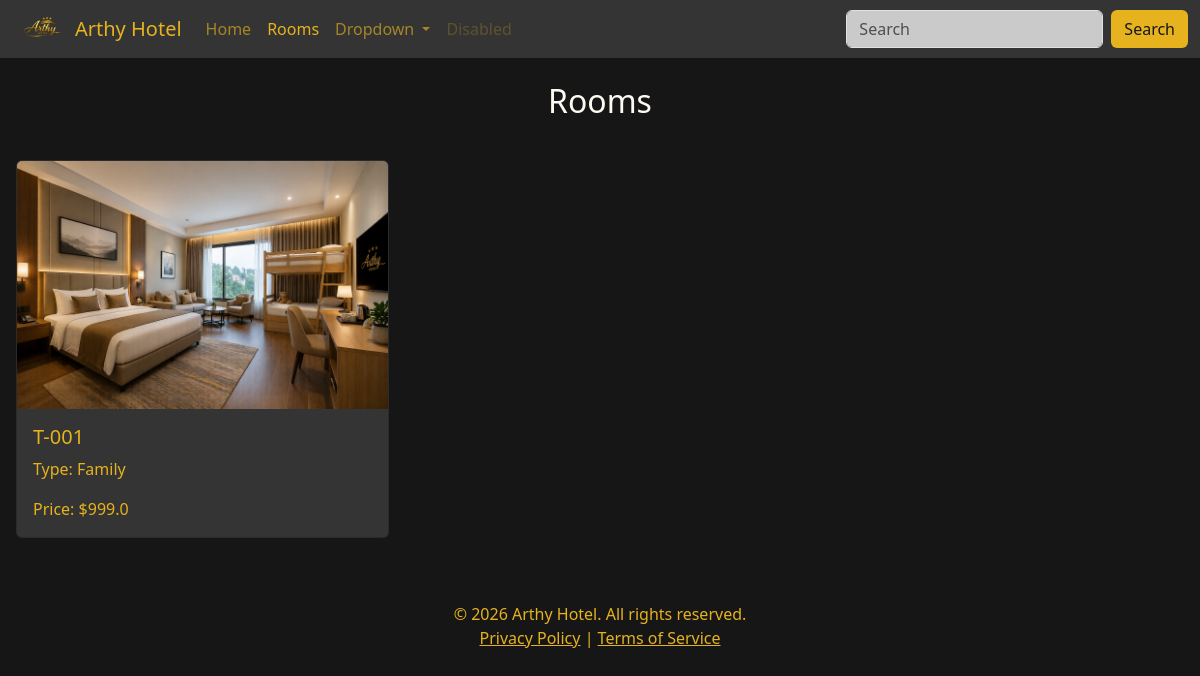
The page /roomList/ on the database as committed earlier.
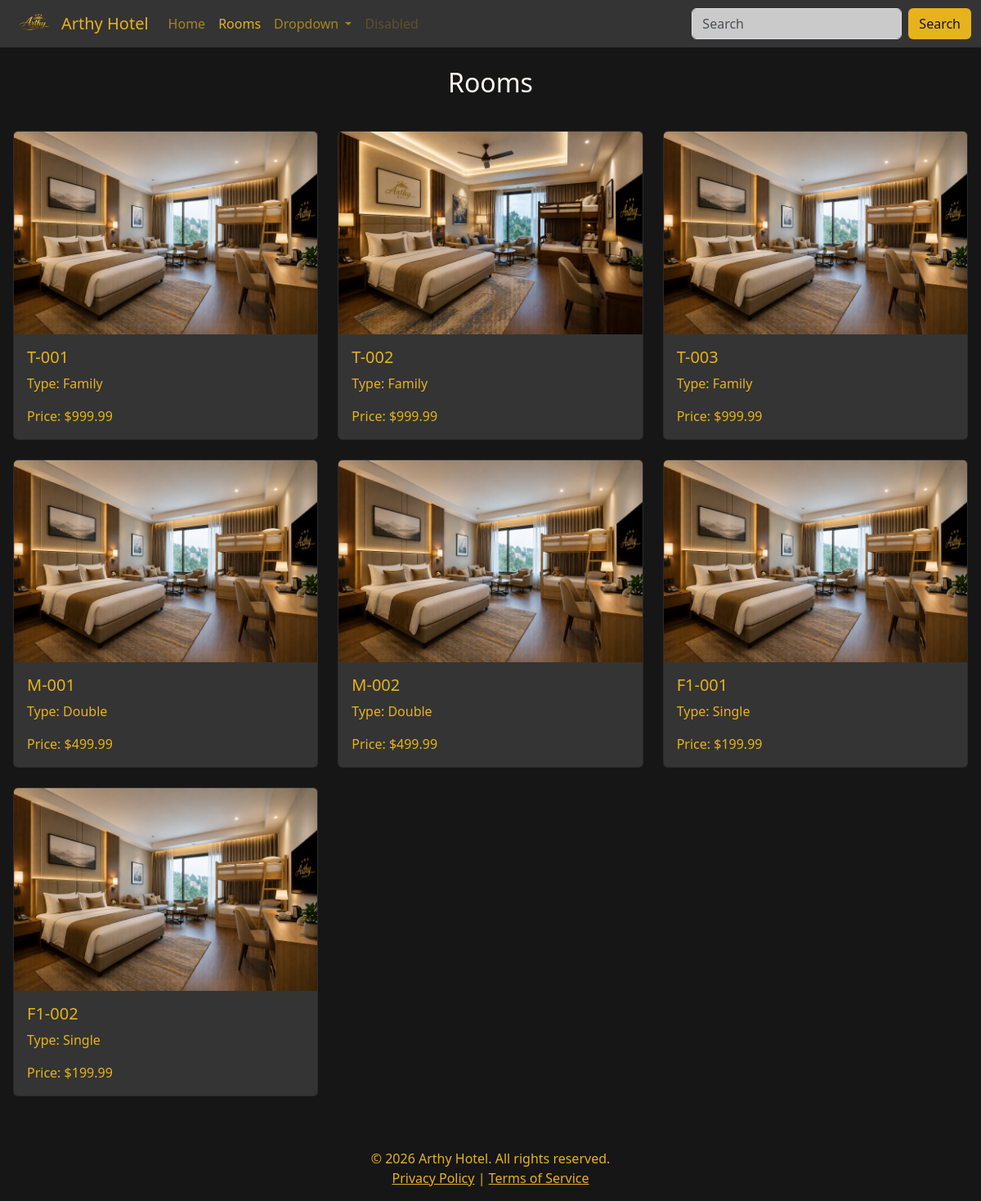
The same page on the database as committed later.
### room/models.py (models this page shows)
class Room(models.Model):
    ROOM_TYPE = [
        ('Single', 'Single'),
        ('Double', 'Double'),
        ('Family', 'Family'),
    ]
    roomNo = models.CharField(max_length=10)
    roomType = models.CharField(max_length=10, choices=ROOM_TYPE, default='Single')
    price = models.FloatField()
    roomPic = models.ImageField(upload_to='Room_Img/', null=True, blank=True)

### room/views.py (the view)
# urls.py: path('roomList/', views.roomList, name='room_list'),
def roomList(request):
    query = request.GET.get('q')
    if query:
        rooms = Room.objects.filter(roomType__icontains=query)
    else:
        rooms = Room.objects.all()
    paginator = Paginator(rooms, 9)
    page_number = request.GET.get('page')
    page_obj = paginator.get_page(page_number)
    return render(request, 'hotel_rooms.html', {'rooms': page_obj})

### room/templates/hotel_rooms.html (shortened to what this page needs)
<!doctype html>
<html lang="en">
  {% load static %}
  <head>
    <link
      href="https://cdn.jsdelivr.net/npm/bootstrap@5.3.8/dist/css/bootstrap.min.css"
      rel="stylesheet"
    />
  </head>
  <body>
    <nav class="navbar navbar-expand-lg bg-body-tertiary">
      <div class="container-fluid">
        <img
          src="{% static 'photos/Logo.png' %}"
          alt="Hotel Logo"
          width="63"
          height="42"
          class="d-inline-block align-text-top"
        />
        <a class="navbar-brand" href="#" style="color: #e6b31e">Arthy Hotel</a>
        <div class="collapse navbar-collapse" id="navbarSupportedContent">
          <ul class="navbar-nav me-auto mb-2 mb-lg-0">
            <li class="nav-item">
              <a
                class="nav-link active"
                aria-current="page"
                href="{% url 'welcome' %}"
                style="color: #e6b41ea3"
                >Home</a
              >
            </li>
            <li class="nav-item">
              <a
                class="nav-link"
                href="{% url 'room_list' %}"
                style="color: #e6b31e"
                >Rooms</a
              >
            </li>
            <li class="nav-item dropdown">
              <a
                class="nav-link dropdown-toggle"
                href="#"
                role="button"
                data-bs-toggle="dropdown"
                aria-expanded="false"
                style="color: #e6b41ea3"
              >
                Dropdown
              </a>
            </li>
            <li class="nav-item">
              <a
                class="nav-link disabled"
                aria-disabled="true"
                style="color: #e6b41e3c"
                >Disabled</a
              >
            </li>
          </ul>
          <form class="d-flex" role="search">
            <input
              class="form-control me-2"
              type="search"
              placeholder="Search"
              aria-label="Search"
              style="background-color: #cacaca"
            />
            <button
              class="btn btn-outline"
              type="submit"
              style="background-color: #e6b31e; color: #161617"
            >
              Search
            </button>
          </form>
        </div>
      </div>
    </nav>
    <h2 class="text-center mt-4 mb-4" style="color: #fcfaf1">Rooms</h2>
    <div class="row row-cols-1 row-cols-md-3 g-4 p-3">
      {% for room in rooms %}
      <div class="col">
        <div
          class="card h-100"
          style="background-color: #343434; color: #e6b31e"
        >
          {% if room.roomPic %}
          <img
            src="{{ room.roomPic.url }}"
            class="card-img-top"
            alt="{{ room.roomNo }}"
          />
          {% else %}
          <img
            src="{% static 'photos/default_room.jpg' %}"
            class="card-img-top"
            alt="Default Room Image"
          />
          {% endif %}
          <div class="card-body">
            <h5 class="card-title">{{ room.roomNo }}</h5>
            <p class="card-text">Type: {{ room.roomType }}</p>
            <p class="card-text">Price: ${{ room.price }}</p>
          </div>
        </div>
      </div>
      {% endfor %}
    </div>
    <footer class="text-center mt-5 mb-3" style="color: #e6b31e">
      &copy; 2026 Arthy Hotel. All rights reserved.
      <br />
      <a href="#" style="color: #e6b31e">Privacy Policy</a> |
      <a href="#" style="color: #e6b31e">Terms of Service</a>
    </footer>
  </body>
</html>

### room/templates/hotel_rooms.html (style rules this page uses)
body { font-family: "Segoe UI", Tahoma, Geneva, Verdana, sans-serif; background-color: #161617; }
.navbar { background-color: #343434 !important; }

Rows that differ between the two databases and show on the page:
removed Room: roomNo "T-001", roomType "Family", price "999.0"
added Room: roomPic (picture), roomNo "T-001", roomType "Family", price "999.99"
added Room: roomPic (picture), roomNo "T-002", roomType "Family", price "999.99"
added Room: roomNo "T-003", roomType "Family", price "999.99"
added Room: roomNo "M-001", roomType "Double", price "499.99"
added Room: roomNo "M-002", roomType "Double", price "499.99"
added Room: roomNo "F1-001", roomType "Single", price "199.99"
added Room: roomNo "F1-002", roomType "Single", price "199.99"
